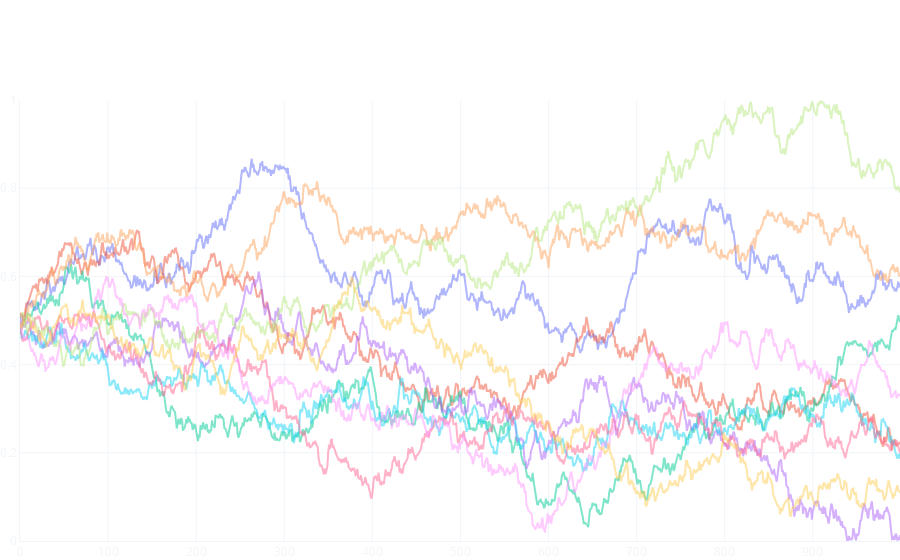

Write notebook code for a chart like this one.
### Markdown cell above
# Bounded Random Walks

### Code cell
def bound_array(a, bounds=[0, 1]):
    s = a.copy()

    # Check number of times it breaks bounds
    signed_crosses = np.floor((s - bounds[0]) / (bounds[1] - bounds[0])).astype(int)
    crosses = np.floor(np.where(signed_crosses < 0, -signed_crosses, signed_crosses)).astype(int)

    # Reorient direction
    s *= ((-1) ** crosses)

    # Reposition to maintain continuity
    s += (bounds[1] - bounds[0]) * signed_crosses * (-1) ** (crosses + 1)
    s += (bounds[1] + bounds[0]) * 0 ** ((crosses + 1) % 2)

    return s


def bounded_random_walk(initial=1/2, bounds=[0, 1], size=[1000, 10], drift=0, std=0.01, is_deterministic=False):
    if is_deterministic: return np.ones(size) * initial

    # Generate random walk initialized on 0
    walk = np.random.normal(loc=drift, scale=std, size=size).cumsum(0) + initial

    # Adjust walk to bounds
    walk = bound_array(walk, bounds)        

    return walk


# Nice example plot
fig = go.Figure(layout=layout_dict)

walks = bounded_random_walk().T

for walk in walks:
    fig.add_trace(go.Scatter(y=walk, opacity=0.5, showlegend=False))

fig.update_yaxes(range=[0, 1])
fig.show()

### Figure 1 — Plotly figure (JSON) as saved in the notebook; plotly's stock layout.template omitted (floating-point values rounded to 4 significant figures; data arrays with more than 128 entries replaced by an {"elided": "..."} marker saying what was removed)
{"data": [{"opacity": 0.5, "showlegend": false, "type": "scatter", "y": {"elided": "1000 float values"}}, {"opacity": 0.5, "showlegend": false, "type": "scatter", "y": {"elided": "1000 float values"}}, {"opacity": 0.5, "showlegend": false, "type": "scatter", "y": {"elided": "1000 float values"}}, {"opacity": 0.5, "showlegend": false, "type": "scatter", "y": {"elided": "1000 float values"}}, {"opacity": 0.5, "showlegend": false, "type": "scatter", "y": {"elided": "1000 float values"}}, {"opacity": 0.5, "showlegend": false, "type": "scatter", "y": {"elided": "1000 float values"}}, {"opacity": 0.5, "showlegend": false, "type": "scatter", "y": {"elided": "1000 float values"}}, {"opacity": 0.5, "showlegend": false, "type": "scatter", "y": {"elided": "1000 float values"}}, {"opacity": 0.5, "showlegend": false, "type": "scatter", "y": {"elided": "1000 float values"}}, {"opacity": 0.5, "showlegend": false, "type": "scatter", "y": {"elided": "1000 float values"}}], "layout": {"font": {"color": "#f1f5f9"}, "legend": {"bgcolor": "#032137", "x": 0, "y": 1}, "margin": {"b": 0, "l": 0, "r": 0}, "paper_bgcolor": "rgba(0,0,0,0)", "plot_bgcolor": "rgba(0,0,0,0)", "xaxis": {"gridcolor": "#f1f5f9", "linecolor": "#f1f5f9", "zerolinecolor": "#f1f5f9"}, "yaxis": {"gridcolor": "#f1f5f9", "linecolor": "#f1f5f9", "range": [0, 1], "zerolinecolor": "#f1f5f9"}}}
